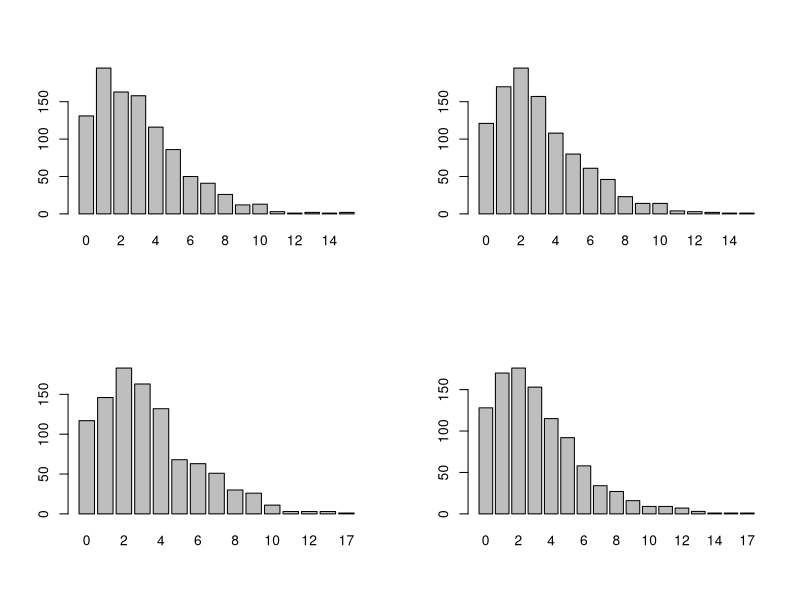

Generate this figure with R:
## ---- chunk 1
knitr::opts_chunk$set(echo = TRUE)
library(kableExtra)
## ---- chunk 2
rm(list = ls())
## ---- chunk 3
par( mfrow= c(2,2) )
for (i in 1:4) {
  set.seed(100*i)
  xilia_paixnidia <- rnbinom(1000, 3, 18/37)
  pin_syxn <- table(xilia_paixnidia)
  barplot(pin_syxn)
}
## ---- chunk 4
dnbinom(7, size = 3, prob = 18/37)
